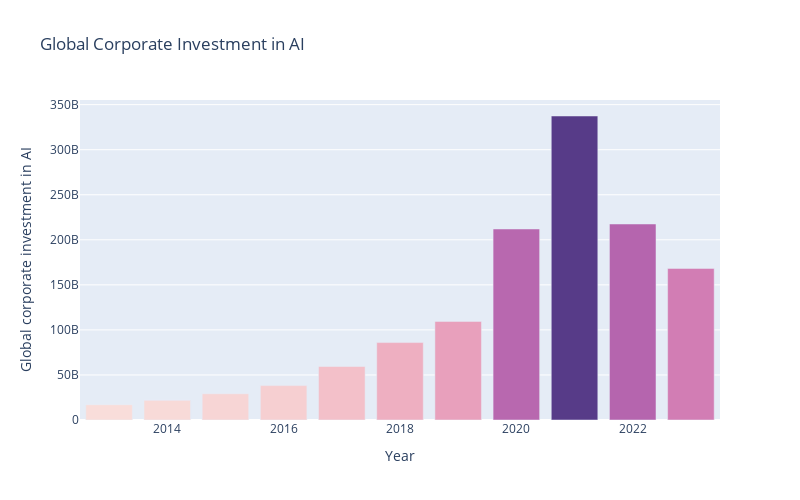

The notebook cell this image was saved under:
### Code cell
fig = px.bar(df, x='Year', y='Global corporate investment in AI',
             color='Global corporate investment in AI',
             height = 500, width = 800,
             color_continuous_scale = px.colors.sequential.Purpor,
             title = 'Global Corporate Investment in AI')
fig.update(layout_coloraxis_showscale=False)
fig.show()

### Figure 1 — Plotly figure (JSON) as saved in the notebook; plotly's stock layout.template omitted (floating-point values rounded to 4 significant figures)
{"data": [{"alignmentgroup": "True", "hovertemplate": "Year=%{x}<br>Global corporate investment in AI=%{marker.color}<extra></extra>", "legendgroup": "", "marker": {"color": [16947452403, 21793308879, 29072854359, 38183017584, 59385279935, 85918060475, 109455247701, 212002677904, 337400000000, 217540668864, 168219155540], "coloraxis": "coloraxis", "pattern": {"shape": ""}}, "name": "", "offsetgroup": "", "orientation": "v", "showlegend": false, "textposition": "auto", "type": "bar", "x": [2013, 2014, 2015, 2016, 2017, 2018, 2019, 2020, 2021, 2022, 2023], "xaxis": "x", "y": [16947452403, 21793308879, 29072854359, 38183017584, 59385279935, 85918060475, 109455247701, 212002677904, 337400000000, 217540668864, 168219155540], "yaxis": "y"}], "layout": {"barmode": "relative", "coloraxis": {"colorbar": {"title": {"text": "Global corporate investment in AI"}}, "colorscale": [[0, "rgb(249, 221, 218)"], [0.1667, "rgb(242, 185, 196)"], [0.3333, "rgb(229, 151, 185)"], [0.5, "rgb(206, 120, 179)"], [0.6667, "rgb(173, 95, 173)"], [0.8333, "rgb(131, 75, 160)"], [1, "rgb(87, 59, 136)"]], "showscale": false}, "height": 500, "legend": {"tracegroupgap": 0}, "title": {"text": "Global Corporate Investment in AI"}, "width": 800, "xaxis": {"anchor": "y", "domain": [0, 1], "title": {"text": "Year"}}, "yaxis": {"anchor": "x", "domain": [0, 1], "title": {"text": "Global corporate investment in AI"}}}}
